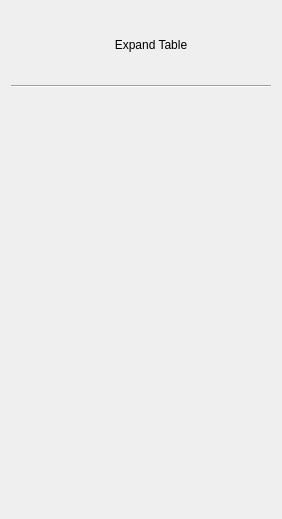
          <widget class="QWidget" name="scrollAreaWidgetContents_4">
           <property name="geometry">
            <rect>
             <x>0</x>
             <y>0</y>
             <width>278</width>
             <height>519</height>
            </rect>
           </property>
           <layout class="QVBoxLayout" name="verticalLayout_17">
            <item>
             <widget class="QWidget" name="widget_right_menu_expand_table_container" native="true">
              <property name="styleSheet">
               <string notr="true">QPushButton {
	background-color: transparent;
	border: none;
}

QPushButton::hover {
	border: 1px solid #44fda2;
}

QPushButton::pressed {
	border: 1px solid #808080;
}</string>
              </property>
              <layout class="QHBoxLayout" name="horizontalLayout_28">
               <item>
                <widget class="QLabel" name="lbl_right_menu_expand_table_header_icon">
                 <property name="minimumSize">
                  <size>
                   <width>50</width>
                   <height>50</height>
                  </size>
                 </property>
                 <property name="maximumSize">
                  <size>
                   <width>50</width>
                   <height>50</height>
                  </size>
                 </property>
                 <property name="text">
                  <string/>
                 </property>
                 <property name="pixmap">
                  <pixmap resource="../icons_source.qrc">:/newSource/icons/expand_2.png</pixmap>
                 </property>
                 <property name="scaledContents">
                  <bool>true</bool>
                 </property>
                </widget>
               </item>
               <item>
                <widget class="QLabel" name="lbl_right_menu_expand_table_header">
                 <property name="minimumSize">
                  <size>
                   <width>150</width>
                   <height>50</height>
                  </size>
                 </property>
                 <property name="maximumSize">
                  <size>
                   <width>16777215</width>
                   <height>50</height>
                  </size>
                 </property>
                 <property name="text">
                  <string>Expand Table</string>
                 </property>
                 <property name="alignment">
                  <set>Qt::AlignCenter</set>
                 </property>
                </widget>
               </item>
               <item>
                <widget class="QPushButton" name="btn_right_menu_close_expand_table">
                 <property name="minimumSize">
                  <size>
                   <width>30</width>
                   <height>30</height>
                  </size>
                 </property>
                 <property name="maximumSize">
                  <size>
                   <width>30</width>
                   <height>30</height>
                  </size>
                 </property>
                 <property name="cursor">
                  <cursorShape>PointingHandCursor</cursorShape>
                 </property>
                 <property name="toolTip">
                  <string>Close</string>
                 </property>
                 <property name="text">
                  <string/>
                 </property>
                 <property name="icon">
                  <iconset resource="../icons_source.qrc">
                   <normaloff>:/newSource/icons/close_2.png</normaloff>:/newSource/icons/close_2.png</iconset>
                 </property>
                 <property name="iconSize">
                  <size>
                   <width>20</width>
                   <height>20</height>
                  </size>
                 </property>
                </widget>
               </item>
              </layout>
             </widget>
            </item>
            <item>
             <widget class="Line" name="line_right_menu_expand_table">
              <property name="minimumSize">
               <size>
                <width>240</width>
                <height>3</height>
               </size>
              </property>
              <property name="maximumSize">
               <size>
                <width>16777215</width>
                <height>3</height>
               </size>
              </property>
              <property name="frameShadow">
               <enum>QFrame::Sunken</enum>
              </property>
              <property name="lineWidth">
               <number>1</number>
              </property>
              <property name="orientation">
               <enum>Qt::Horizontal</enum>
              </property>
             </widget>
            </item>
            <item>
             <spacer name="verticalSpacer_right_menu_fixed_1">
              <property name="orientation">
               <enum>Qt::Vertical</enum>
              </property>
              <property name="sizeType">
               <enum>QSizePolicy::Fixed</enum>
              </property>
              <property name="sizeHint" stdset="0">
               <size>
                <width>20</width>
                <height>10</height>
               </size>
              </property>
             </spacer>
            </item>
            <item>
             <spacer name="verticalSpacer_right_menu_expand_table">
              <property name="orientation">
               <enum>Qt::Vertical</enum>
              </property>
              <property name="sizeHint" stdset="0">
               <size>
                <width>20</width>
                <height>425</height>
               </size>
              </property>
             </spacer>
            </item>
           </layout>
          </widget>
